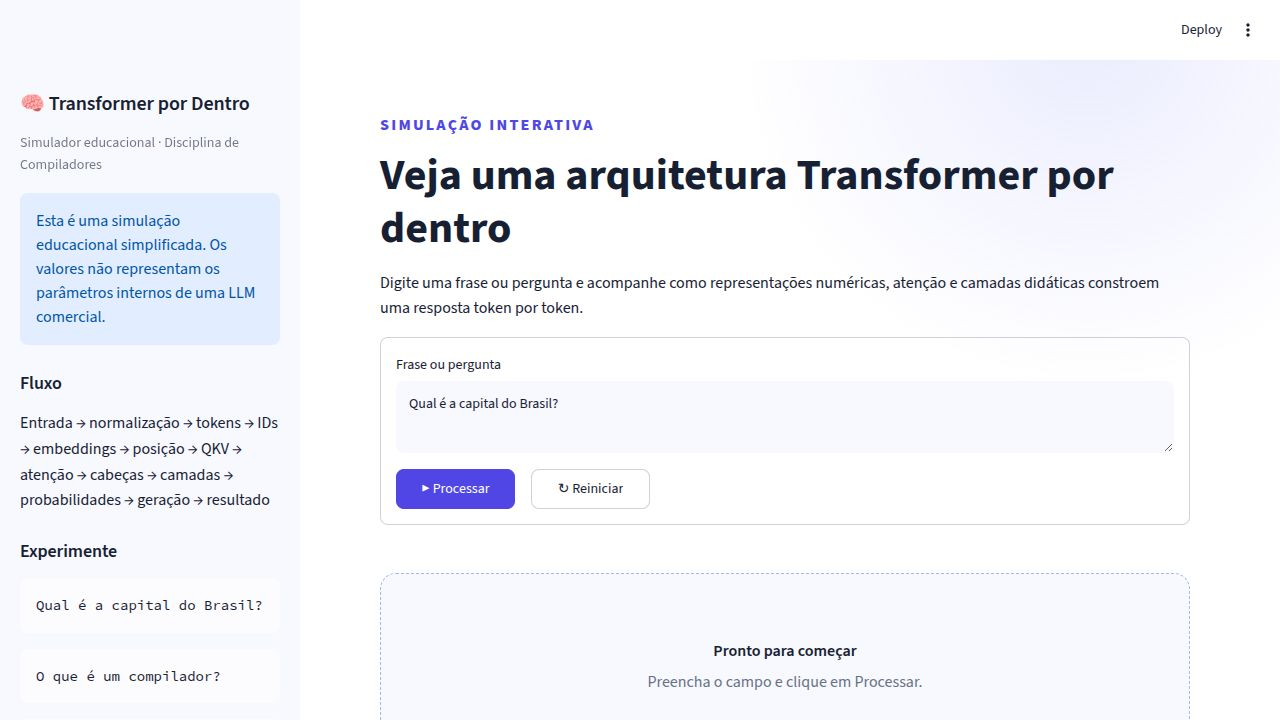
#> input picture transformer-simulator/evidencias/capturas-de-tela/01-tela-inicial.png, 1280 x 720 px; the run also reads 2 pictures not shown here
$ python generate_demo_video.py
#> lines starting #> are read from the running program, lines starting #| are printed output that depends on the picture
"""Gera um vídeo curto usando as capturas da aplicação"""

from __future__ import annotations

from pathlib import Path

import imageio_ffmpeg
import numpy as np
from PIL import Image, ImageDraw, ImageFont


# caminhos e configuracoes usados para montar o video
PROJECT_ROOT = Path(__file__).resolve().parents[1]
SCREENSHOT_DIR = PROJECT_ROOT / "evidencias" / "capturas-de-tela"
OUTPUT = PROJECT_ROOT / "evidencias" / "video" / "demonstracao-transformer.mp4"
SIZE = (1280, 720)
FPS = 8
HOLD_FRAMES = 14
TRANSITION_FRAMES = 4

SCENES = (
    ("01-tela-inicial.png", "1. Entrada da frase e aviso educacional"),
    ("02-entrada-normalizacao.png", "2. Recebimento e normalização"),
    ("03-tokens-ids.png", "3. Tokens destacados e identificadores"),
    ("04-embeddings-posicao.png", "4. Embeddings didáticos e posição"),
    ("05-qkv-atencao.png", "5. Vetores Query, Key e Value"),
    ("05b-mapa-calor-atencao.png", "6. Pesos e mapa de calor da atenção"),
    ("06b-detalhe-camadas.png", "7. Duas cabeças e três camadas"),
    ("07-geracao-token-1.png", "8. Seleção do próximo token"),
    ("08-geracao-completa.png", "9. Geração progressiva concluída"),
    ("09-resultado-final.png", "10. Resposta e resumo final"),
)


def font(size: int, bold: bool = False) -> ImageFont.FreeTypeFont | ImageFont.ImageFont:
    # tenta usar uma fonte instalada e usa a padrao se nao encontrar
    candidates = (
        "/usr/share/fonts/truetype/dejavu/DejaVuSans-Bold.ttf"
        if bold
        else "/usr/share/fonts/truetype/dejavu/DejaVuSans.ttf",
        "/usr/share/fonts/truetype/liberation2/LiberationSans-Bold.ttf"
        if bold
        else "/usr/share/fonts/truetype/liberation2/LiberationSans-Regular.ttf",
    )
    for candidate in candidates:
        if Path(candidate).exists():
            return ImageFont.truetype(candidate, size=size)
    return ImageFont.load_default()


def prepare_scene(filename: str, title: str) -> Image.Image:
    # ajusta o tamanho da captura e coloca o titulo na parte de baixo
#> called with filename = '01-tela-inicial.png', title = '1. Entrada da frase e aviso educacional'
    image = Image.open(SCREENSHOT_DIR / filename).convert("RGB").resize(SIZE)
#> image is the input picture: PIL image 1280x720 RGB; mean R, G, B 243, 244.1, 248.8
    overlay = Image.new("RGBA", SIZE, (0, 0, 0, 0))
#> overlay: PIL image 1280x720 RGBA; every value is 0
    draw = ImageDraw.Draw(overlay)
    draw.rounded_rectangle((32, 628, 1248, 696), radius=16, fill=(23, 32, 51, 225))
    draw.text((58, 646), title, font=font(26, bold=True), fill=(255, 255, 255, 255))
    return Image.alpha_composite(image.convert("RGBA"), overlay).convert("RGB")


def main() -> None:
    # cria cada cena e prepara o arquivo MP4
    OUTPUT.parent.mkdir(parents=True, exist_ok=True)
    scenes = [prepare_scene(filename, title) for filename, title in SCENES]
#> call 2 of prepare_scene, with filename = '02-entrada-normalizacao.png', title = '2. Recebimento e normalização'
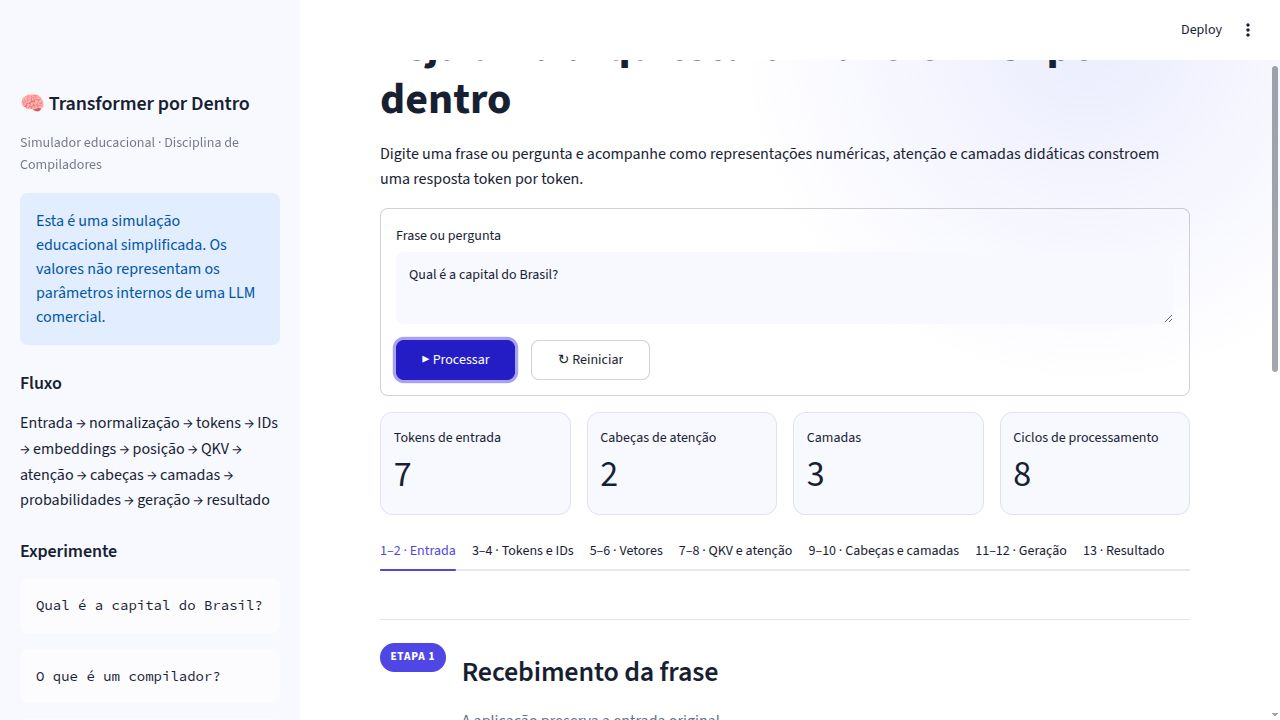
#> input picture transformer-simulator/evidencias/capturas-de-tela/02-entrada-normalizacao.png, 1280 x 720 px
#> in prepare_scene, image is the input picture: PIL image 1280x720 RGB; mean R, G, B 243.8, 244.8, 249.4
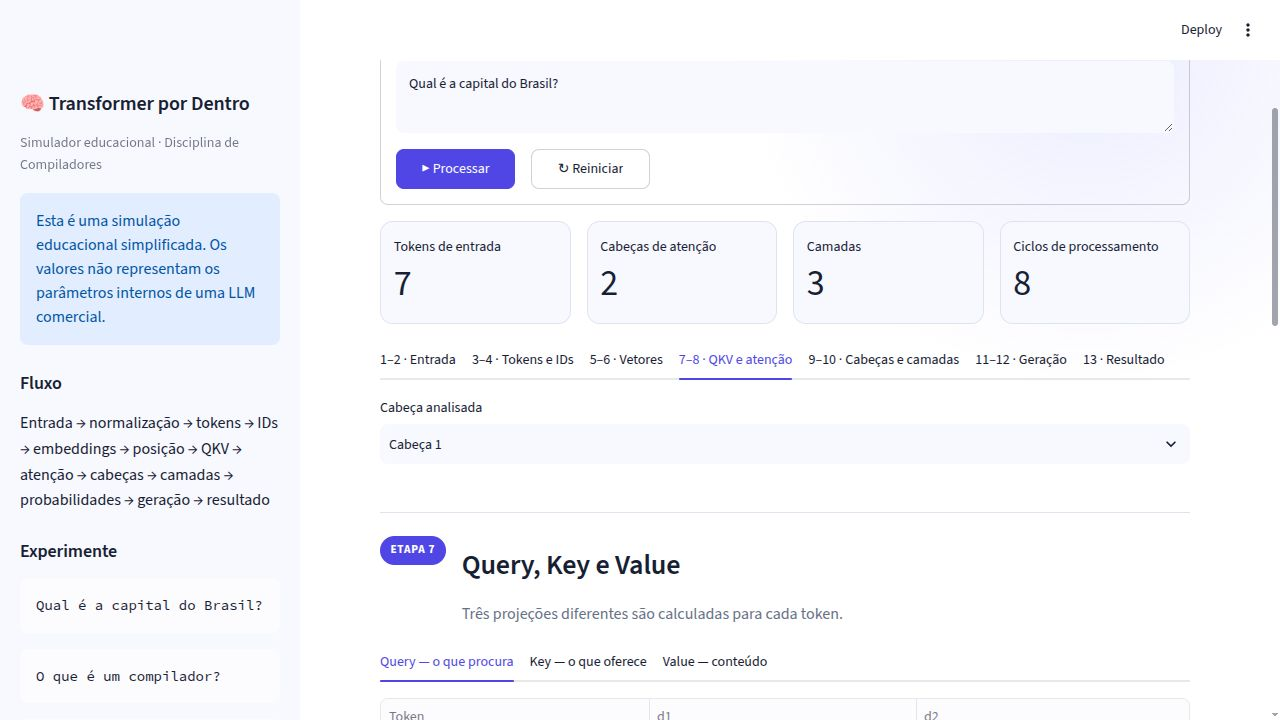
#> input picture transformer-simulator/evidencias/capturas-de-tela/05-qkv-atencao.png, 1280 x 720 px
#> in prepare_scene, image is the input picture: PIL image 1280x720 RGB; mean R, G, B 245.1, 246, 250.4
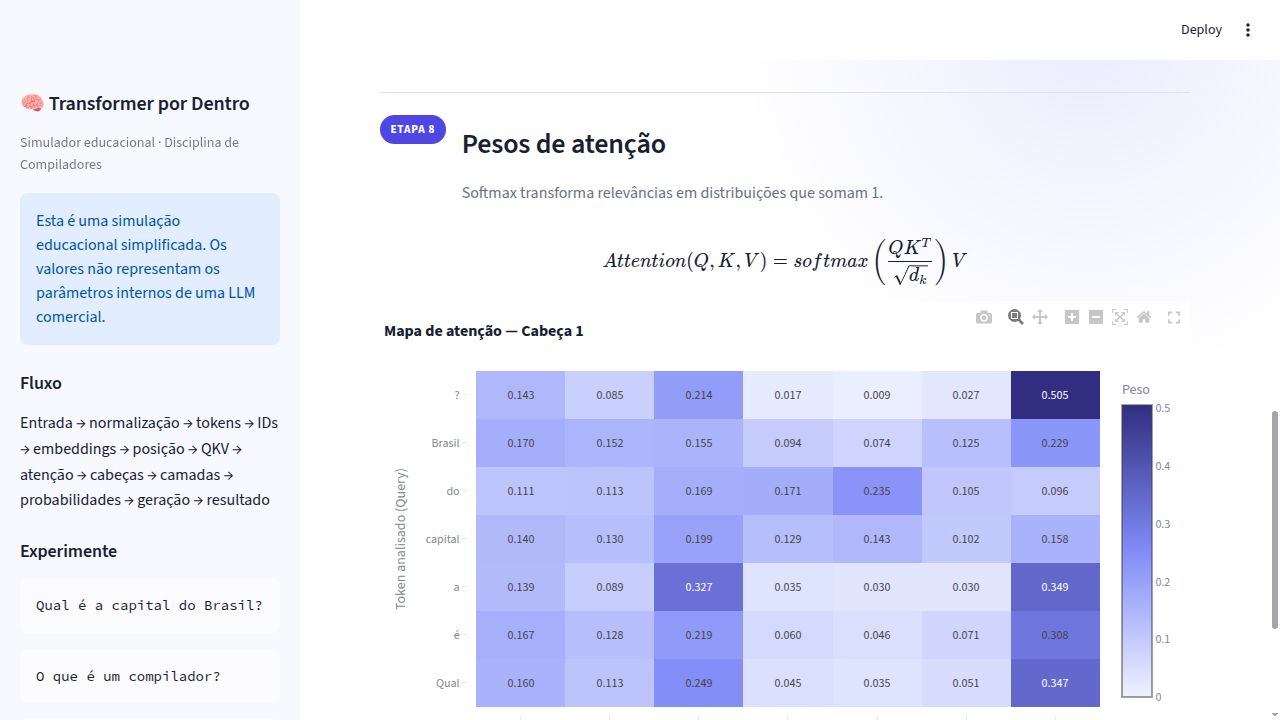
#> input picture transformer-simulator/evidencias/capturas-de-tela/05b-mapa-calor-atencao.png, 1280 x 720 px
#> in prepare_scene, image is the input picture: PIL image 1280x720 RGB; mean R, G, B 228.5, 231, 248.3
#> in prepare_scene (call 6), `return Image.alpha_composite(image.convert("RGBA"), overlay).convert("..`:
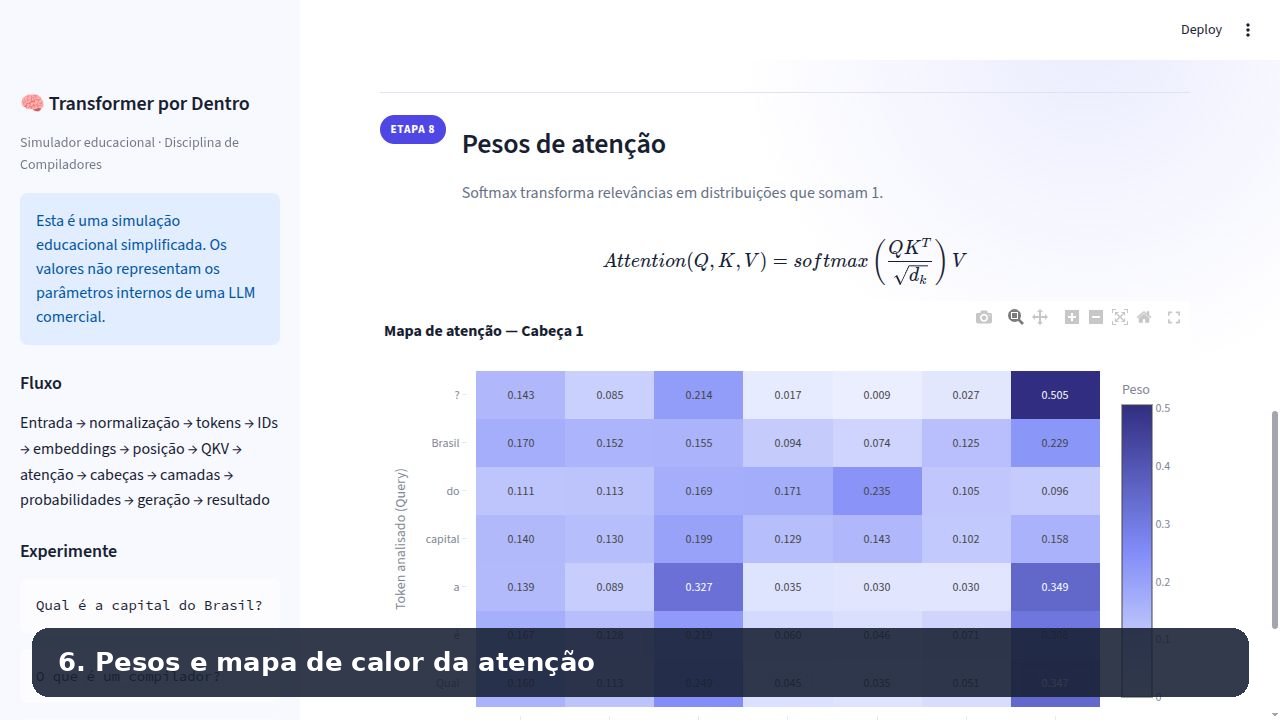
#> returned value: PIL image 1280x720 RGB; mean R, G, B 214.3, 217.2, 233.4
    writer = imageio_ffmpeg.write_frames(
        str(OUTPUT),
        SIZE,
        fps=FPS,
        codec="libx264",
        pix_fmt_in="rgb24",
        pix_fmt_out="yuv420p",
        output_params=["-crf", "22", "-movflags", "+faststart"],
    )
    writer.send(None)
    try:
        previous: Image.Image | None = None
        for scene in scenes:
            # faz uma transicao suave entre uma captura e a seguinte
            if previous is not None:
                for step in range(1, TRANSITION_FRAMES + 1):
                    alpha = step / (TRANSITION_FRAMES + 1)
                    transition = Image.blend(previous, scene, alpha)
                    writer.send(np.asarray(transition, dtype=np.uint8))
            # repete o quadro para ele ficar visivel por mais tempo
            frame = np.asarray(scene, dtype=np.uint8)
            for _ in range(HOLD_FRAMES):
                writer.send(frame)
            previous = scene
    finally:
        writer.close()


if __name__ == "__main__":
#> (the run stopped early here; a loop or call above may not have finished)
